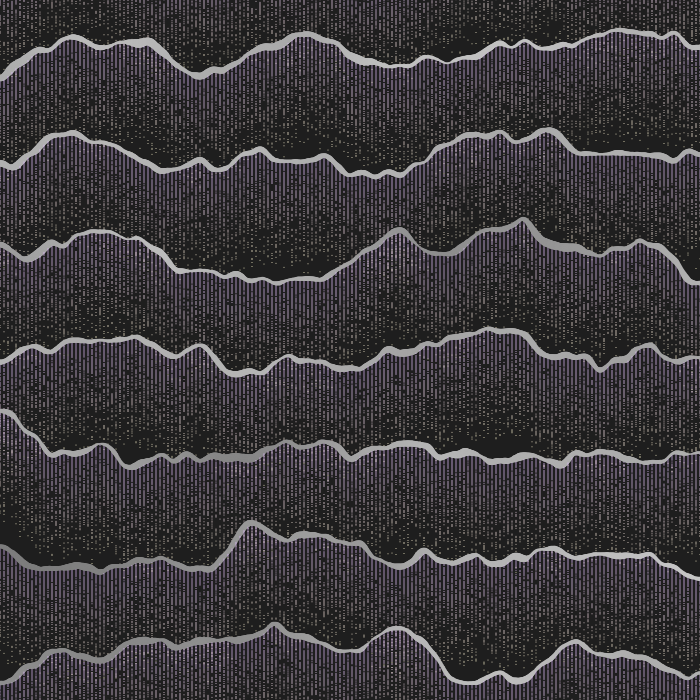
Frame 1 (no input)
Frame 60 (no input): identical to frame 1, image omitted
Frame 120 (the mouse pressed at the canvas centre since frame 60): identical to frame 1, image omitted

The p5.js sketch that drew this single still picture (run headless with seeded random() and noise() and a simulated clock; from frame 60 on, the mouse is pressed at the canvas centre):

// p5.js sketch
// ── sketch.js
function setup() {
  createCanvas(700, 700);
  background(30);

  mountainCount = floor(random(3, 20));
  let mountainSpace = height / mountainCount;
  for (let i = -2; i < mountainCount; i++) {
    let mountainY = i * 100;
    drawMountain(mountainY, mountainSpace * 2.5);
  }
}

function drawMountain(_startY, _mountainHeight) {
  let noiseY = _startY * 0.005;
  for (let i = 0; i < innerWidth; i++) {
    let ratio = i / width; // 0.0 ~ 1.0
    let animatedRatio = easeInOutSine(ratio);
    let noiseRatio = noise(i * 0.01, noiseY);

    let xPos = i;
    let yPos_ratio = lerp(300, 100, ratio);
    let yPos_animatedRatio = lerp(400, 200, animatedRatio);
    // let yPos_noise = lerp(700, 300, noiseRatio); // start, end, interpolation (插值)
    let yPos_noise = _startY + _mountainHeight * noiseRatio;
    let pointColorNoise = noise(i * 0.002 + 10, noiseY);
    let pointStrokeNoise = noise(i * 0.05 + 1000, noiseY);

    let drawColor = lerp(100, 255, pointColorNoise);
    let pointSize = lerp(1, 10, pointStrokeNoise);
    stroke(drawColor);
    strokeWeight(pointSize);
    // point(xPos, yPos_ratio);
    // point(xPos, yPos_animatedRatio);
    // point(xPos, yPos_noise);

    let mountainHeight = _mountainHeight;
    let x1 = i;
    let y1 = yPos_noise;
    let x2 = i;
    let y2 = yPos_noise + mountainHeight;

    stroke(30, 200, 150);
    strokeWeight(1);

    if (i % 4 == 0) {
      JoeLine(x1, y1, x2, y2); // draw body
    }

    stroke(drawColor);
    strokeWeight(pointSize);
    point(xPos, y1);
    // point(xPos, y1 + mountainHeight); // draw mountain line
  }
}

function JoeLine(_x1, _y1, _x2, _y2) {
  let pointCount = dist(_x1, _y1, _x2, _y2);
  for (let i = 0; i < pointCount; i++) {
    let ratio = i / pointCount;
    let drawX = lerp(_x1, _x2, ratio);
    let drawY = lerp(_y1, _y2, ratio);
    if (random(0, 1) > ratio) {
      color1 = color(223, 184, 255);
      color2 = color(252, 247, 199);
      stroke(lerpColor(color1, color2, ratio));
      // stroke(223, 184, 255);
      point(drawX, drawY);
    }
  }
}

function easeOutElastic(x) {
  const c4 = (2 * Math.PI) / 3;

  return x === 0
    ? 0
    : x === 1
    ? 1
    : Math.pow(2, -10 * x) * Math.sin((x * 10 - 0.75) * c4) + 1;
}

function easeInOutSine(x) {
  return -(Math.cos(Math.PI * x) - 1) / 2;
}

function draw() {}
